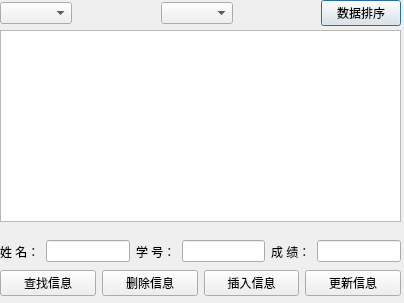
<?xml version="1.0" encoding="UTF-8"?>
<ui version="4.0">
 <class>studentDialog</class>
 <widget class="QDialog" name="studentDialog">
  <property name="geometry">
   <rect>
    <x>0</x>
    <y>0</y>
    <width>404</width>
    <height>303</height>
   </rect>
  </property>
  <property name="windowTitle">
   <string>学生信息管理系统</string>
  </property>
  <property name="windowIcon">
   <iconset resource="images.qrc">
    <normaloff>:/new/prefix1/images/title.png</normaloff>:/new/prefix1/images/title.png</iconset>
  </property>
  <widget class="QTableView" name="tableView">
   <property name="geometry">
    <rect>
     <x>0</x>
     <y>30</y>
     <width>401</width>
     <height>192</height>
    </rect>
   </property>
  </widget>
  <widget class="QWidget" name="">
   <property name="geometry">
    <rect>
     <x>0</x>
     <y>0</y>
     <width>401</width>
     <height>26</height>
    </rect>
   </property>
   <layout class="QHBoxLayout" name="horizontalLayout">
    <item>
     <widget class="QComboBox" name="comboBoxvalue"/>
    </item>
    <item>
     <spacer name="horizontalSpacer_2">
      <property name="orientation">
       <enum>Qt::Horizontal</enum>
      </property>
      <property name="sizeHint" stdset="0">
       <size>
        <width>40</width>
        <height>20</height>
       </size>
      </property>
     </spacer>
    </item>
    <item>
     <widget class="QComboBox" name="comboBox_con"/>
    </item>
    <item>
     <spacer name="horizontalSpacer">
      <property name="orientation">
       <enum>Qt::Horizontal</enum>
      </property>
      <property name="sizeHint" stdset="0">
       <size>
        <width>40</width>
        <height>20</height>
       </size>
      </property>
     </spacer>
    </item>
    <item>
     <widget class="QPushButton" name="pushButton">
      <property name="text">
       <string>数据排序</string>
      </property>
     </widget>
    </item>
   </layout>
  </widget>
  <widget class="QWidget" name="">
   <property name="geometry">
    <rect>
     <x>0</x>
     <y>240</y>
     <width>401</width>
     <height>23</height>
    </rect>
   </property>
   <layout class="QHBoxLayout" name="horizontalLayout_2">
    <item>
     <widget class="QLabel" name="label">
      <property name="text">
       <string>姓 名：</string>
      </property>
     </widget>
    </item>
    <item>
     <widget class="QLineEdit" name="lineEdit_name"/>
    </item>
    <item>
     <widget class="QLabel" name="label_2">
      <property name="text">
       <string>学 号：</string>
      </property>
     </widget>
    </item>
    <item>
     <widget class="QLineEdit" name="lineEdit_id"/>
    </item>
    <item>
     <widget class="QLabel" name="label_3">
      <property name="text">
       <string>成 绩：</string>
      </property>
     </widget>
    </item>
    <item>
     <widget class="QLineEdit" name="lineEdit_score"/>
    </item>
   </layout>
  </widget>
  <widget class="QWidget" name="">
   <property name="geometry">
    <rect>
     <x>0</x>
     <y>270</y>
     <width>401</width>
     <height>26</height>
    </rect>
   </property>
   <layout class="QHBoxLayout" name="horizontalLayout_3">
    <item>
     <widget class="QPushButton" name="pushButton_find">
      <property name="text">
       <string>查找信息</string>
      </property>
     </widget>
    </item>
    <item>
     <widget class="QPushButton" name="pushButton_delete">
      <property name="text">
       <string>删除信息</string>
      </property>
     </widget>
    </item>
    <item>
     <widget class="QPushButton" name="pushButton_insert">
      <property name="text">
       <string>插入信息</string>
      </property>
     </widget>
    </item>
    <item>
     <widget class="QPushButton" name="pushButton_update">
      <property name="text">
       <string>更新信息</string>
      </property>
     </widget>
    </item>
   </layout>
  </widget>
 </widget>
 <resources>
  <include location="images.qrc"/>
 </resources>
 <connections/>
</ui>
